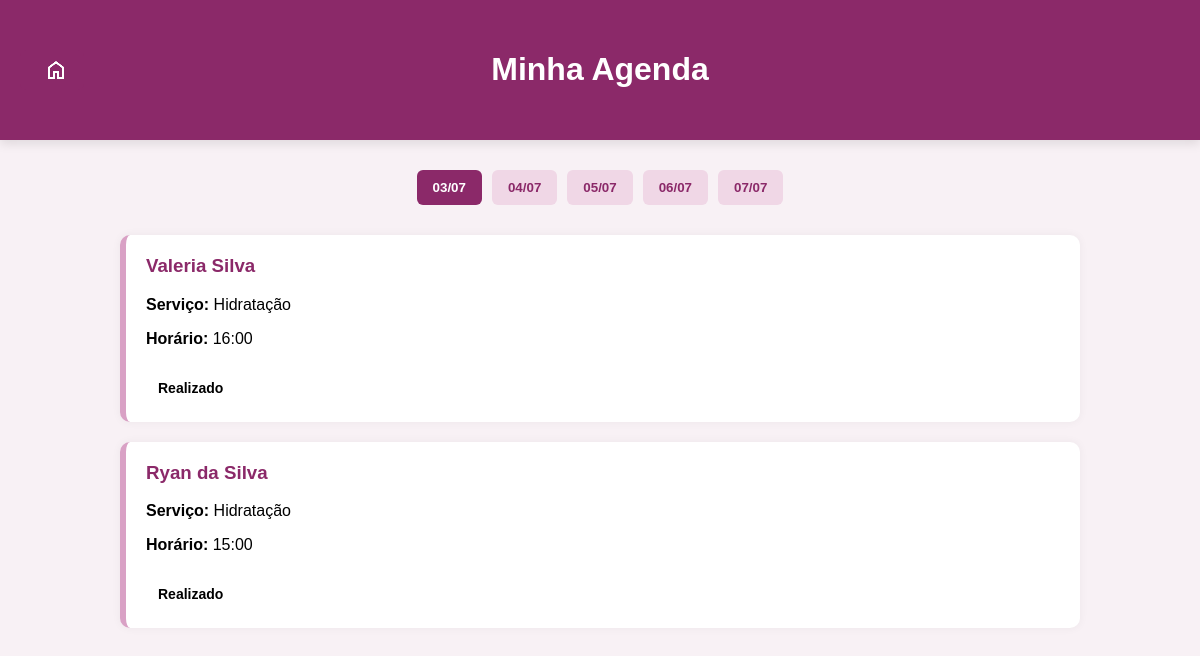
/profissional/agenda (signed in), run on an earlier commit of the app's database.
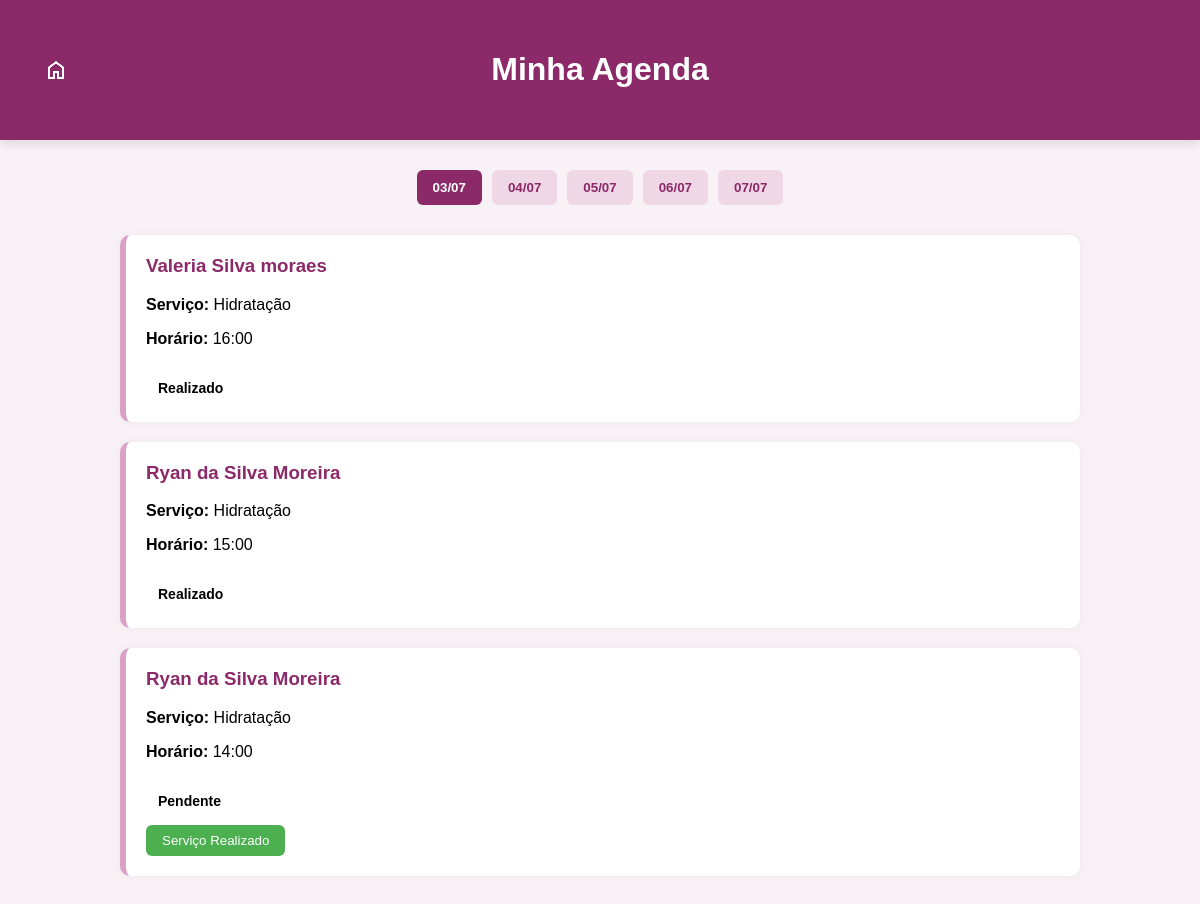
And on a later commit of the database.
### backend/models.py (models this page shows, shortened)
class Agendamento(db.Model):
    __tablename__ = 'agendamentos'
    idAgendamento = db.Column(db.Integer, primary_key=True)
    idCliente = db.Column(db.Integer, db.ForeignKey('clientes.idCliente'), nullable=False)
    idProfissionalServico = db.Column(db.Integer, db.ForeignKey('profissional_servicos.idProfissionalServico'), nullable=False)
    data = db.Column(db.Date, nullable=False)
    horaInicio = db.Column(db.Time, nullable=False)
    horaFim = db.Column(db.Time, nullable=False)
    data_criacao = db.Column(db.DateTime, default=datetime.utcnow)
    status = db.Column(db.String(20), default='pendente')
    cliente = db.relationship('Cliente', back_populates='agendamentos')
    profissional_servico = db.relationship('ProfissionalServico', back_populates='agendamentos')

class Cliente(db.Model, UserMixin):
    __tablename__ = 'clientes'
    idCliente = db.Column(db.Integer, primary_key=True)
    nome = db.Column(db.String(100), nullable=False)
    email = db.Column(db.String(120), unique=True, nullable=False)
    telefone = db.Column(db.String(20), nullable=False)
    senha_hash = db.Column(db.String(256), nullable=False)
    agendamentos = db.relationship('Agendamento', back_populates='cliente', lazy=True)

class Servico(db.Model):
    __tablename__ = 'servicos'
    idServico = db.Column(db.Integer, primary_key=True)
    nome = db.Column(db.String(100), nullable=False)
    descricao = db.Column(db.Text, nullable=True)
    preco = db.Column(db.Numeric(10, 2), nullable=False)
    duracao = db.Column(db.Integer, nullable=False)
    profissional_servicos = db.relationship('ProfissionalServico', back_populates='servico', lazy=True)

### backend/views.py (the view)
@app.route('/profissional/agenda')
@login_required
def profissional_agenda():
    if not isinstance(current_user._get_current_object(), Profissional):
        abort(403)
    hoje = date.today()
    datas = [hoje + timedelta(days=i) for i in range(5)]
    data_str = request.args.get('data')
    if data_str:
        try:
            data_selecionada = datetime.strptime(data_str, '%Y-%m-%d').date()
        except ValueError:
            flash('Data inválida.', 'error')
            return redirect(url_for('profissional_agenda'))
    else:
        data_selecionada = hoje
    agendamentos = (
        Agendamento.query
        .join(ProfissionalServico)
        .filter(
            ProfissionalServico.idProfissional == current_user.idProfissional,
            Agendamento.data == data_selecionada
        )
        .all()
    )
    return render_template(
        'profissional-agenda.html',
        datas=datas,
        data_selecionada=data_selecionada,
        agendamentos=agendamentos
    )

### backend/views.py (called while the page is built)
@login_manager.user_loader
def load_user(user_id):
    if user_id.startswith('admin-'):
        admin_id = user_id.split('-')[1]
        return Administrador.query.get(admin_id)
    elif user_id.startswith('prof-'):
        prof_id = user_id.split('-')[1]
        return Profissional.query.get(prof_id)
    elif user_id.startswith('cliente-'):
        cliente_id = user_id.split('-')[1]
        return Cliente.query.get(cliente_id)
    return None

### templates/profissional-agenda.html (shortened to what this page needs)
<!DOCTYPE html>
<html lang="pt-br">
<head>
  <link rel="stylesheet" href="/static/css/style-profissional-agenda.css" />
  <link rel="stylesheet" href="/static/css/style-btnInicio.css" />
</head>
<body>
  <header>
    <h1>Minha Agenda</h1>
    <a class="btn-inicio" href="{{ url_for('profissional_inicio') }}">
             <img src="/static/img/home.png" alt="Página Inicial">
    </a>
  </header>
  <main>
    <div class="paginacao-datas">
      {% for data in datas %}
        <a href="{{ url_for('profissional_agenda') }}?data={{ data.strftime('%Y-%m-%d') }}">
          <button class="data {% if data == data_selecionada %}ativo{% endif %}">
            {{ data.strftime('%d/%m') }}
          </button>
        </a>
      {% endfor %}
    </div>
    <div class="lista-agendamentos">
  {% for agendamento in agendamentos %}
    <div class="agendamento">
      <h3>{{ agendamento.cliente.nome }}</h3>
      <p><strong>Serviço:</strong> {{ agendamento.profissional_servico.servico.nome }}</p>
      <p><strong>Horário:</strong> {{ agendamento.horaInicio.strftime('%H:%M') }}</p>
      <span class="status {{ agendamento.status|lower }}">{{ agendamento.status.capitalize() }}</span>
      {% if agendamento.status == 'pendente' %}
        <form method="POST" action="{{ url_for('confirmar_realizacao', agendamento_id=agendamento.idAgendamento) }}">
          <button type="submit" class="btn-realizado">Serviço Realizado</button>
        </form>
      {% endif %}
    </div>
  {% endfor %}
</div>
  </main>
</body>
</html>

What changed in the data, as far as the page shows it:
changed through a linked row, Agendamento: cliente.nome "Valeria Silva" → "Valeria Silva moraes"
changed through a linked row, Agendamento (number 2 of 3 on the later page): cliente.nome "Ryan da Silva" → "Ryan da Silva Moreira"
added Agendamento: cliente.nome "Ryan da Silva Moreira", profissional_servico.servico.nome "Hidratação", horaInicio "14:00", status "Pendente"
